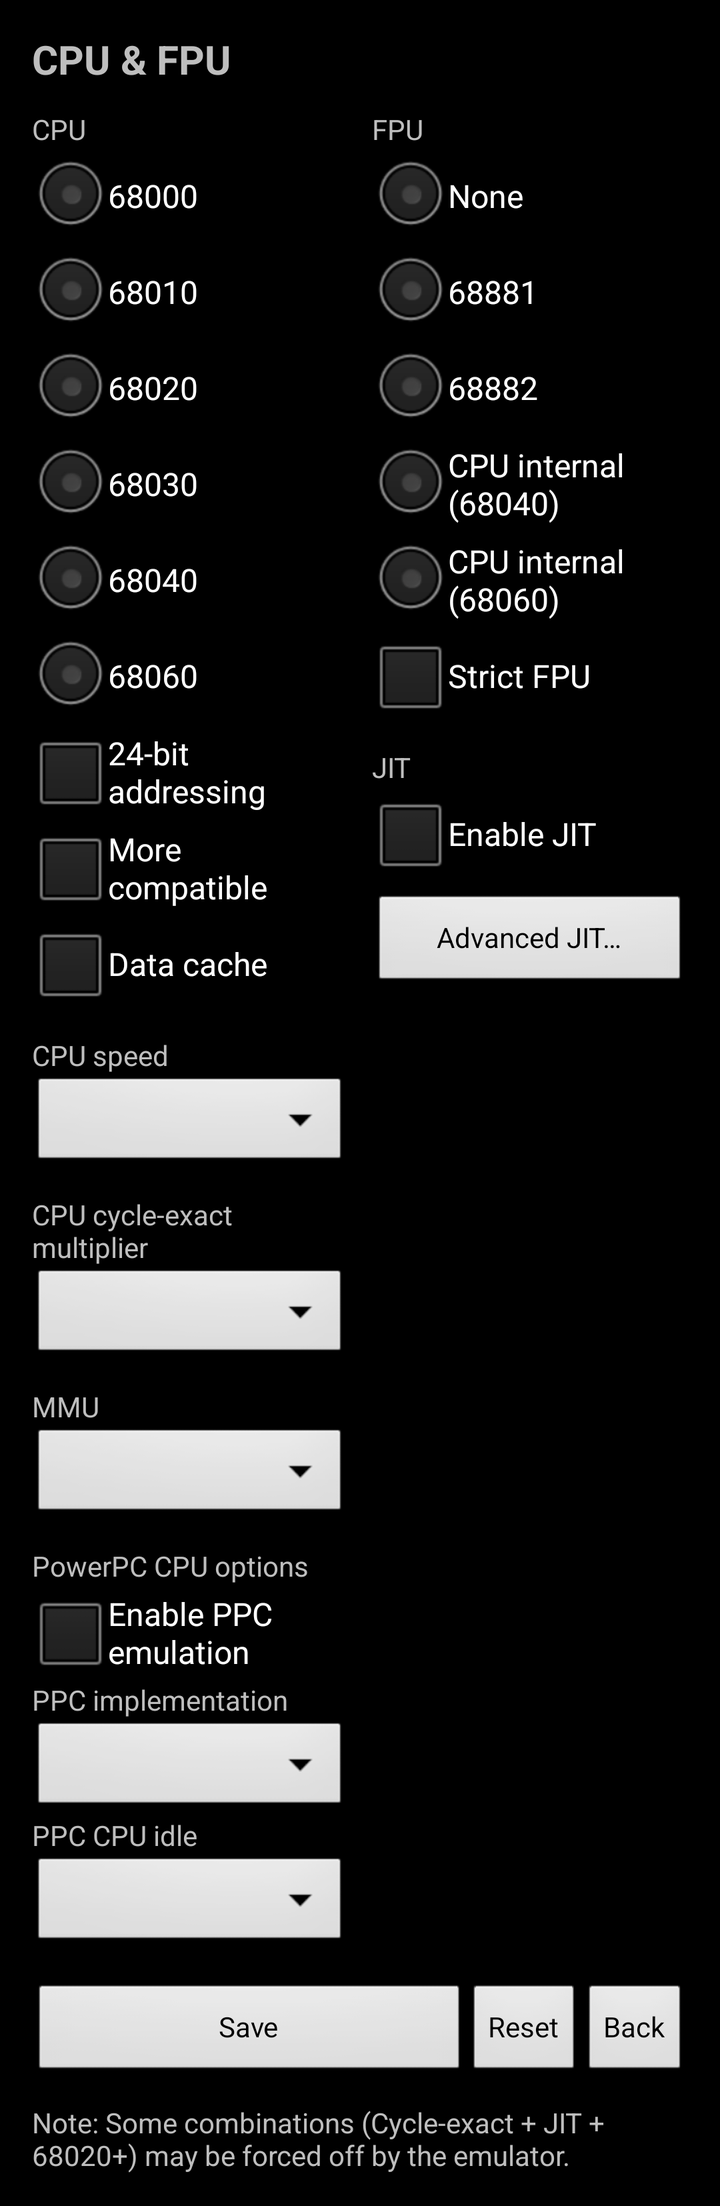
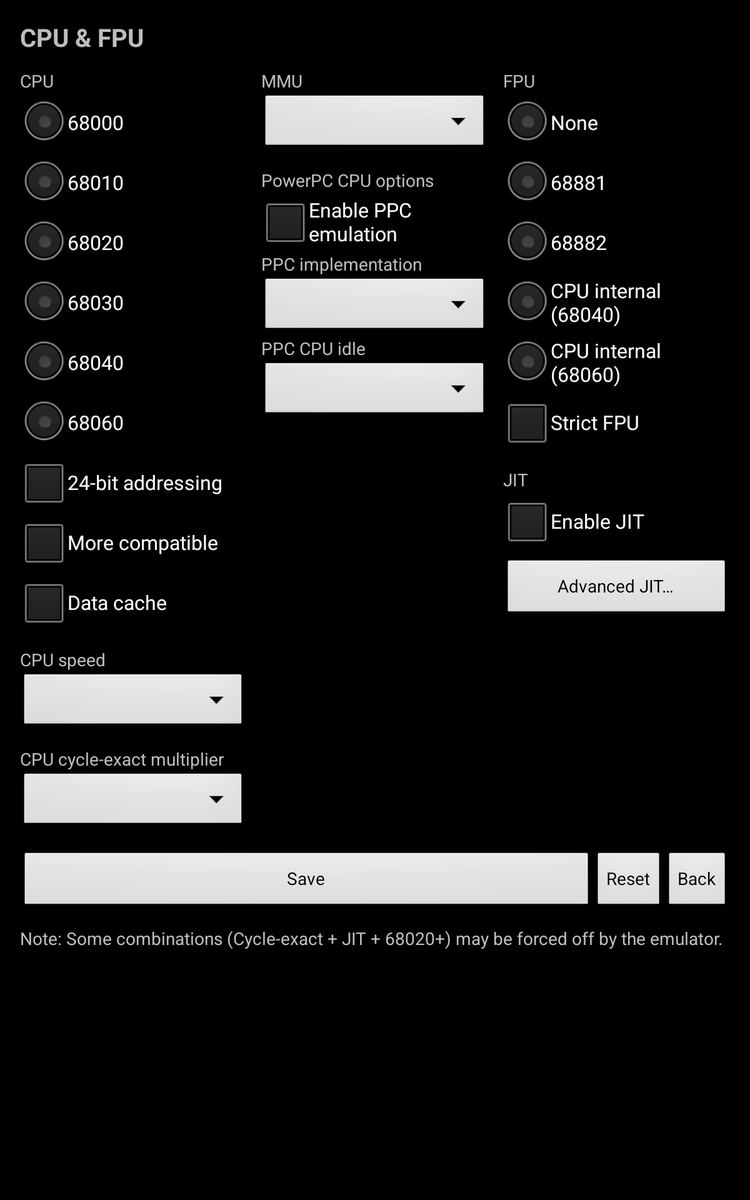

Two renders of one Android screen. The first uses the default layout on a phone; the second uses the alternative layout the repository ships for a different screen configuration, on a matching device. The two XML files are below.
<!-- AndroidManifest.xml: activity theme AppTheme.Fullscreen -->
<!-- res/layout/activity_cpu_fpu_options.xml -->
<?xml version="1.0" encoding="utf-8"?>
<ScrollView xmlns:android="http://schemas.android.com/apk/res/android"
    android:layout_width="match_parent"
    android:layout_height="match_parent">

    <LinearLayout
        android:layout_width="match_parent"
        android:layout_height="wrap_content"
        android:orientation="vertical"
        android:padding="16dp">

        <TextView
            android:layout_width="match_parent"
            android:layout_height="wrap_content"
            android:text="CPU &amp; FPU"
            android:textSize="20sp"
            android:textStyle="bold" />

        
        <LinearLayout
            android:layout_width="match_parent"
            android:layout_height="wrap_content"
            android:layout_marginTop="12dp"
            android:orientation="horizontal">

            
            <LinearLayout
                android:layout_width="0dp"
                android:layout_height="wrap_content"
                android:layout_weight="1"
                android:orientation="vertical">

                
                <TextView
                    android:layout_width="match_parent"
                    android:layout_height="wrap_content"
                    android:text="CPU" />

                <RadioGroup
                    android:id="@+id/groupCpuModel"
                    android:layout_width="match_parent"
                    android:layout_height="wrap_content"
                    android:orientation="vertical">

                    <RadioButton
                        android:layout_width="match_parent"
                        android:layout_height="wrap_content"
                        android:tag="68000"
                        android:text="68000" />

                    <RadioButton
                        android:layout_width="match_parent"
                        android:layout_height="wrap_content"
                        android:tag="68010"
                        android:text="68010" />

                    <RadioButton
                        android:layout_width="match_parent"
                        android:layout_height="wrap_content"
                        android:tag="68020"
                        android:text="68020" />

                    <RadioButton
                        android:layout_width="match_parent"
                        android:layout_height="wrap_content"
                        android:tag="68030"
                        android:text="68030" />

                    <RadioButton
                        android:layout_width="match_parent"
                        android:layout_height="wrap_content"
                        android:tag="68040"
                        android:text="68040" />

                    <RadioButton
                        android:layout_width="match_parent"
                        android:layout_height="wrap_content"
                        android:tag="68060"
                        android:text="68060" />
                </RadioGroup>

                <CheckBox
                    android:id="@+id/chkCpu24"
                    android:layout_width="match_parent"
                    android:layout_height="wrap_content"
                    android:text="24-bit addressing" />

                <CheckBox
                    android:id="@+id/chkCpuCompatible"
                    android:layout_width="match_parent"
                    android:layout_height="wrap_content"
                    android:text="More compatible" />

                <CheckBox
                    android:id="@+id/chkCpuDataCache"
                    android:layout_width="match_parent"
                    android:layout_height="wrap_content"
                    android:text="Data cache" />

                
                <TextView
                    android:layout_width="match_parent"
                    android:layout_height="wrap_content"
                    android:layout_marginTop="12dp"
                    android:text="CPU speed" />

                <Spinner
                    android:id="@+id/spinnerCpuSpeed"
                    android:layout_width="match_parent"
                    android:layout_height="wrap_content" />

                
                <TextView
                    android:layout_width="match_parent"
                    android:layout_height="wrap_content"
                    android:layout_marginTop="12dp"
                    android:text="CPU cycle-exact multiplier" />

                <Spinner
                    android:id="@+id/spinnerCpuMultiplier"
                    android:layout_width="match_parent"
                    android:layout_height="wrap_content" />

                
                <TextView
                    android:layout_width="match_parent"
                    android:layout_height="wrap_content"
                    android:layout_marginTop="12dp"
                    android:text="MMU" />

                <Spinner
                    android:id="@+id/spinnerMmuModel"
                    android:layout_width="match_parent"
                    android:layout_height="wrap_content" />

                
                <TextView
                    android:layout_width="match_parent"
                    android:layout_height="wrap_content"
                    android:layout_marginTop="12dp"
                    android:text="PowerPC CPU options" />

                <CheckBox
                    android:id="@+id/chkPpcEnable"
                    android:layout_width="match_parent"
                    android:layout_height="wrap_content"
                    android:text="Enable PPC emulation" />

                <TextView
                    android:layout_width="match_parent"
                    android:layout_height="wrap_content"
                    android:text="PPC implementation" />

                <Spinner
                    android:id="@+id/spinnerPpcImplementation"
                    android:layout_width="match_parent"
                    android:layout_height="wrap_content" />

                <TextView
                    android:layout_width="match_parent"
                    android:layout_height="wrap_content"
                    android:text="PPC CPU idle" />

                <Spinner
                    android:id="@+id/spinnerPpcCpuIdle"
                    android:layout_width="match_parent"
                    android:layout_height="wrap_content" />

            </LinearLayout>

            
            <LinearLayout
                android:layout_width="0dp"
                android:layout_height="wrap_content"
                android:layout_marginStart="12dp"
                android:layout_weight="1"
                android:orientation="vertical">

                
                <TextView
                    android:layout_width="match_parent"
                    android:layout_height="wrap_content"
                    android:text="FPU" />

                <RadioGroup
                    android:id="@+id/groupFpuModel"
                    android:layout_width="match_parent"
                    android:layout_height="wrap_content"
                    android:orientation="vertical">

                    <RadioButton
                        android:layout_width="match_parent"
                        android:layout_height="wrap_content"
                        android:tag="0"
                        android:text="None" />

                    <RadioButton
                        android:layout_width="match_parent"
                        android:layout_height="wrap_content"
                        android:tag="68881"
                        android:text="68881" />

                    <RadioButton
                        android:layout_width="match_parent"
                        android:layout_height="wrap_content"
                        android:tag="68882"
                        android:text="68882" />

                    <RadioButton
                        android:layout_width="match_parent"
                        android:layout_height="wrap_content"
                        android:tag="68040"
                        android:text="CPU internal (68040)" />

                    <RadioButton
                        android:layout_width="match_parent"
                        android:layout_height="wrap_content"
                        android:tag="68060"
                        android:text="CPU internal (68060)" />
                </RadioGroup>

                <CheckBox
                    android:id="@+id/chkFpuStrict"
                    android:layout_width="match_parent"
                    android:layout_height="wrap_content"
                    android:text="Strict FPU" />

                
                <TextView
                    android:layout_width="match_parent"
                    android:layout_height="wrap_content"
                    android:layout_marginTop="12dp"
                    android:text="JIT" />

                <CheckBox
                    android:id="@+id/chkJitEnable"
                    android:layout_width="match_parent"
                    android:layout_height="wrap_content"
                    android:text="Enable JIT" />

                <Button
                    android:id="@+id/btnJitAdvanced"
                    android:layout_width="match_parent"
                    android:layout_height="wrap_content"
                    android:layout_marginTop="6dp"
                    android:text="Advanced JIT…" />

                <LinearLayout
                    android:id="@+id/layoutJitAdvanced"
                    android:layout_width="match_parent"
                    android:layout_height="wrap_content"
                    android:orientation="vertical"
                    android:visibility="gone">

                    <TextView
                        android:layout_width="match_parent"
                        android:layout_height="wrap_content"
                        android:layout_marginTop="8dp"
                        android:text="Cache size (MB)" />

                    <Spinner
                        android:id="@+id/spinnerJitCacheSize"
                        android:layout_width="match_parent"
                        android:layout_height="wrap_content" />

                    <CheckBox
                        android:id="@+id/chkJitFpu"
                        android:layout_width="match_parent"
                        android:layout_height="wrap_content"
                        android:text="FPU support" />

                    <CheckBox
                        android:id="@+id/chkJitConstJump"
                        android:layout_width="match_parent"
                        android:layout_height="wrap_content"
                        android:text="Constant jump" />

                    <TextView
                        android:layout_width="match_parent"
                        android:layout_height="wrap_content"
                        android:text="Flush mode" />

                    <Spinner
                        android:id="@+id/spinnerJitFlush"
                        android:layout_width="match_parent"
                        android:layout_height="wrap_content" />

                    <TextView
                        android:layout_width="match_parent"
                        android:layout_height="wrap_content"
                        android:layout_marginTop="8dp"
                        android:text="Trust mode" />

                    <RadioGroup
                        android:id="@+id/groupJitTrust"
                        android:layout_width="match_parent"
                        android:layout_height="wrap_content"
                        android:orientation="vertical">

                        <RadioButton
                            android:id="@+id/radioJitTrustDirect"
                            android:layout_width="match_parent"
                            android:layout_height="wrap_content"
                            android:text="Direct" />

                        <RadioButton
                            android:id="@+id/radioJitTrustIndirect"
                            android:layout_width="match_parent"
                            android:layout_height="wrap_content"
                            android:text="Indirect" />
                    </RadioGroup>

                    <CheckBox
                        android:id="@+id/chkJitNoFlags"
                        android:layout_width="match_parent"
                        android:layout_height="wrap_content"
                        android:text="No flags" />

                    <CheckBox
                        android:id="@+id/chkJitCatchFault"
                        android:layout_width="match_parent"
                        android:layout_height="wrap_content"
                        android:text="Catch unexpected exceptions" />

                </LinearLayout>

            </LinearLayout>
        </LinearLayout>

        <LinearLayout
            android:layout_width="match_parent"
            android:layout_height="wrap_content"
            android:layout_marginTop="16dp"
            android:orientation="horizontal">

            <Button
                android:id="@+id/btnCpuFpuSave"
                android:layout_width="0dp"
                android:layout_height="wrap_content"
                android:layout_weight="1"
                android:text="Save" />

            <Button
                android:id="@+id/btnCpuFpuReset"
                android:layout_width="wrap_content"
                android:layout_height="wrap_content"
                android:text="Reset" />

            <Button
                android:id="@+id/btnCpuFpuBack"
                android:layout_width="wrap_content"
                android:layout_height="wrap_content"
                android:text="Back" />
        </LinearLayout>

        <TextView
            android:layout_width="match_parent"
            android:layout_height="wrap_content"
            android:layout_marginTop="12dp"
            android:text="Note: Some combinations (Cycle-exact + JIT + 68020+) may be forced off by the emulator." />

    </LinearLayout>
</ScrollView>
<!-- resources referenced by this layout -->
<resources>
  <!-- from res/values-v29/ -->
  <style name="AppTheme.Fullscreen" parent="@android:style/Theme.NoTitleBar.Fullscreen">
          <item name="android:windowLayoutInDisplayCutoutMode">shortEdges</item>
          <item name="android:enforceNavigationBarContrast">false</item>
          <item name="android:enforceStatusBarContrast">false</item>
      </style>
</resources>
<!-- res/layout-sw600dp/activity_cpu_fpu_options.xml (the repository's variant of the layout above) -->
<!-- drawn on a 7-inch tablet held upright -->
<?xml version="1.0" encoding="utf-8"?>
<ScrollView xmlns:android="http://schemas.android.com/apk/res/android"
    android:layout_width="match_parent"
    android:layout_height="match_parent">

    <LinearLayout
        android:layout_width="match_parent"
        android:layout_height="wrap_content"
        android:orientation="vertical"
        android:padding="16dp">

        <TextView
            android:layout_width="match_parent"
            android:layout_height="wrap_content"
            android:text="CPU &amp; FPU"
            android:textSize="20sp"
            android:textStyle="bold" />

        
        <LinearLayout
            android:layout_width="match_parent"
            android:layout_height="wrap_content"
            android:layout_marginTop="12dp"
            android:orientation="horizontal">

            
            <LinearLayout
                android:layout_width="0dp"
                android:layout_height="wrap_content"
                android:layout_weight="1"
                android:orientation="vertical">

                <TextView
                    android:layout_width="match_parent"
                    android:layout_height="wrap_content"
                    android:text="CPU" />

                <RadioGroup
                    android:id="@+id/groupCpuModel"
                    android:layout_width="match_parent"
                    android:layout_height="wrap_content"
                    android:orientation="vertical">

                    <RadioButton
                        android:layout_width="match_parent"
                        android:layout_height="wrap_content"
                        android:tag="68000"
                        android:text="68000" />

                    <RadioButton
                        android:layout_width="match_parent"
                        android:layout_height="wrap_content"
                        android:tag="68010"
                        android:text="68010" />

                    <RadioButton
                        android:layout_width="match_parent"
                        android:layout_height="wrap_content"
                        android:tag="68020"
                        android:text="68020" />

                    <RadioButton
                        android:layout_width="match_parent"
                        android:layout_height="wrap_content"
                        android:tag="68030"
                        android:text="68030" />

                    <RadioButton
                        android:layout_width="match_parent"
                        android:layout_height="wrap_content"
                        android:tag="68040"
                        android:text="68040" />

                    <RadioButton
                        android:layout_width="match_parent"
                        android:layout_height="wrap_content"
                        android:tag="68060"
                        android:text="68060" />
                </RadioGroup>

                <CheckBox
                    android:id="@+id/chkCpu24"
                    android:layout_width="match_parent"
                    android:layout_height="wrap_content"
                    android:text="24-bit addressing" />

                <CheckBox
                    android:id="@+id/chkCpuCompatible"
                    android:layout_width="match_parent"
                    android:layout_height="wrap_content"
                    android:text="More compatible" />

                <CheckBox
                    android:id="@+id/chkCpuDataCache"
                    android:layout_width="match_parent"
                    android:layout_height="wrap_content"
                    android:text="Data cache" />

                <TextView
                    android:layout_width="match_parent"
                    android:layout_height="wrap_content"
                    android:layout_marginTop="12dp"
                    android:text="CPU speed" />

                <Spinner
                    android:id="@+id/spinnerCpuSpeed"
                    android:layout_width="match_parent"
                    android:layout_height="wrap_content" />

                <TextView
                    android:layout_width="match_parent"
                    android:layout_height="wrap_content"
                    android:layout_marginTop="12dp"
                    android:text="CPU cycle-exact multiplier" />

                <Spinner
                    android:id="@+id/spinnerCpuMultiplier"
                    android:layout_width="match_parent"
                    android:layout_height="wrap_content" />

            </LinearLayout>

            
            <LinearLayout
                android:layout_width="0dp"
                android:layout_height="wrap_content"
                android:layout_marginStart="12dp"
                android:layout_marginEnd="12dp"
                android:layout_weight="1"
                android:orientation="vertical">

                <TextView
                    android:layout_width="match_parent"
                    android:layout_height="wrap_content"
                    android:text="MMU" />

                <Spinner
                    android:id="@+id/spinnerMmuModel"
                    android:layout_width="match_parent"
                    android:layout_height="wrap_content" />

                <TextView
                    android:layout_width="match_parent"
                    android:layout_height="wrap_content"
                    android:layout_marginTop="12dp"
                    android:text="PowerPC CPU options" />

                <CheckBox
                    android:id="@+id/chkPpcEnable"
                    android:layout_width="match_parent"
                    android:layout_height="wrap_content"
                    android:text="Enable PPC emulation" />

                <TextView
                    android:layout_width="match_parent"
                    android:layout_height="wrap_content"
                    android:text="PPC implementation" />

                <Spinner
                    android:id="@+id/spinnerPpcImplementation"
                    android:layout_width="match_parent"
                    android:layout_height="wrap_content" />

                <TextView
                    android:layout_width="match_parent"
                    android:layout_height="wrap_content"
                    android:text="PPC CPU idle" />

                <Spinner
                    android:id="@+id/spinnerPpcCpuIdle"
                    android:layout_width="match_parent"
                    android:layout_height="wrap_content" />

            </LinearLayout>

            
            <LinearLayout
                android:layout_width="0dp"
                android:layout_height="wrap_content"
                android:layout_weight="1"
                android:orientation="vertical">

                <TextView
                    android:layout_width="match_parent"
                    android:layout_height="wrap_content"
                    android:text="FPU" />

                <RadioGroup
                    android:id="@+id/groupFpuModel"
                    android:layout_width="match_parent"
                    android:layout_height="wrap_content"
                    android:orientation="vertical">

                    <RadioButton
                        android:layout_width="match_parent"
                        android:layout_height="wrap_content"
                        android:tag="0"
                        android:text="None" />

                    <RadioButton
                        android:layout_width="match_parent"
                        android:layout_height="wrap_content"
                        android:tag="68881"
                        android:text="68881" />

                    <RadioButton
                        android:layout_width="match_parent"
                        android:layout_height="wrap_content"
                        android:tag="68882"
                        android:text="68882" />

                    <RadioButton
                        android:layout_width="match_parent"
                        android:layout_height="wrap_content"
                        android:tag="68040"
                        android:text="CPU internal (68040)" />

                    <RadioButton
                        android:layout_width="match_parent"
                        android:layout_height="wrap_content"
                        android:tag="68060"
                        android:text="CPU internal (68060)" />
                </RadioGroup>

                <CheckBox
                    android:id="@+id/chkFpuStrict"
                    android:layout_width="match_parent"
                    android:layout_height="wrap_content"
                    android:text="Strict FPU" />

                <TextView
                    android:layout_width="match_parent"
                    android:layout_height="wrap_content"
                    android:layout_marginTop="12dp"
                    android:text="JIT" />

                <CheckBox
                    android:id="@+id/chkJitEnable"
                    android:layout_width="match_parent"
                    android:layout_height="wrap_content"
                    android:text="Enable JIT" />

                <Button
                    android:id="@+id/btnJitAdvanced"
                    android:layout_width="match_parent"
                    android:layout_height="wrap_content"
                    android:layout_marginTop="6dp"
                    android:text="Advanced JIT…" />

                <LinearLayout
                    android:id="@+id/layoutJitAdvanced"
                    android:layout_width="match_parent"
                    android:layout_height="wrap_content"
                    android:orientation="vertical"
                    android:visibility="gone">

                    <TextView
                        android:layout_width="match_parent"
                        android:layout_height="wrap_content"
                        android:layout_marginTop="8dp"
                        android:text="Cache size (MB)" />

                    <Spinner
                        android:id="@+id/spinnerJitCacheSize"
                        android:layout_width="match_parent"
                        android:layout_height="wrap_content" />

                    <CheckBox
                        android:id="@+id/chkJitFpu"
                        android:layout_width="match_parent"
                        android:layout_height="wrap_content"
                        android:text="FPU support" />

                    <CheckBox
                        android:id="@+id/chkJitConstJump"
                        android:layout_width="match_parent"
                        android:layout_height="wrap_content"
                        android:text="Constant jump" />

                    <TextView
                        android:layout_width="match_parent"
                        android:layout_height="wrap_content"
                        android:text="Flush mode" />

                    <Spinner
                        android:id="@+id/spinnerJitFlush"
                        android:layout_width="match_parent"
                        android:layout_height="wrap_content" />

                    <TextView
                        android:layout_width="match_parent"
                        android:layout_height="wrap_content"
                        android:layout_marginTop="8dp"
                        android:text="Trust mode" />

                    <RadioGroup
                        android:id="@+id/groupJitTrust"
                        android:layout_width="match_parent"
                        android:layout_height="wrap_content"
                        android:orientation="vertical">

                        <RadioButton
                            android:id="@+id/radioJitTrustDirect"
                            android:layout_width="match_parent"
                            android:layout_height="wrap_content"
                            android:text="Direct" />

                        <RadioButton
                            android:id="@+id/radioJitTrustIndirect"
                            android:layout_width="match_parent"
                            android:layout_height="wrap_content"
                            android:text="Indirect" />
                    </RadioGroup>

                    <CheckBox
                        android:id="@+id/chkJitNoFlags"
                        android:layout_width="match_parent"
                        android:layout_height="wrap_content"
                        android:text="No flags" />

                    <CheckBox
                        android:id="@+id/chkJitCatchFault"
                        android:layout_width="match_parent"
                        android:layout_height="wrap_content"
                        android:text="Catch unexpected exceptions" />

                </LinearLayout>

            </LinearLayout>

        </LinearLayout>

        <LinearLayout
            android:layout_width="match_parent"
            android:layout_height="wrap_content"
            android:layout_marginTop="16dp"
            android:orientation="horizontal">

            <Button
                android:id="@+id/btnCpuFpuSave"
                android:layout_width="0dp"
                android:layout_height="wrap_content"
                android:layout_weight="1"
                android:text="Save" />

            <Button
                android:id="@+id/btnCpuFpuReset"
                android:layout_width="wrap_content"
                android:layout_height="wrap_content"
                android:text="Reset" />

            <Button
                android:id="@+id/btnCpuFpuBack"
                android:layout_width="wrap_content"
                android:layout_height="wrap_content"
                android:text="Back" />
        </LinearLayout>

        <TextView
            android:layout_width="match_parent"
            android:layout_height="wrap_content"
            android:layout_marginTop="12dp"
            android:text="Note: Some combinations (Cycle-exact + JIT + 68020+) may be forced off by the emulator." />

    </LinearLayout>
</ScrollView>
